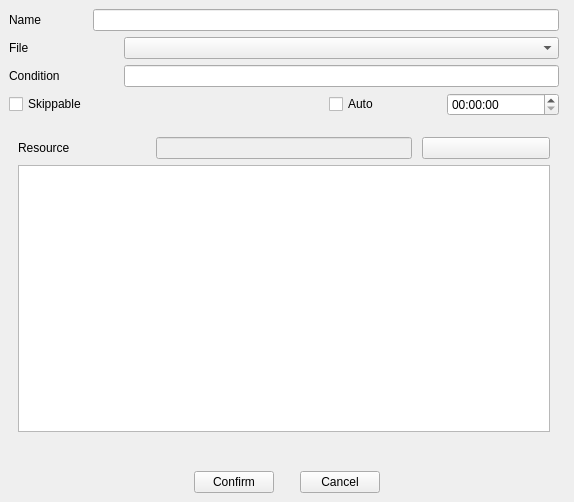
<?xml version="1.0" encoding="UTF-8"?>
<ui version="4.0">
 <class>CDialogPropertyEditor</class>
 <widget class="QWidget" name="CDialogPropertyEditor">
  <property name="geometry">
   <rect>
    <x>0</x>
    <y>0</y>
    <width>574</width>
    <height>502</height>
   </rect>
  </property>
  <property name="windowTitle">
   <string>Form</string>
  </property>
  <layout class="QGridLayout" name="gridLayout">
   <property name="leftMargin">
    <number>0</number>
   </property>
   <property name="topMargin">
    <number>0</number>
   </property>
   <property name="rightMargin">
    <number>0</number>
   </property>
   <property name="bottomMargin">
    <number>0</number>
   </property>
   <item row="2" column="0" colspan="2">
    <widget class="QWidget" name="widget_6" native="true">
     <layout class="QGridLayout" name="gridLayout_5">
      <item row="2" column="2">
       <spacer name="horizontalSpacer_3">
        <property name="orientation">
         <enum>Qt::Horizontal</enum>
        </property>
        <property name="sizeType">
         <enum>QSizePolicy::Fixed</enum>
        </property>
        <property name="sizeHint" stdset="0">
         <size>
          <width>20</width>
          <height>20</height>
         </size>
        </property>
       </spacer>
      </item>
      <item row="2" column="1">
       <widget class="QPushButton" name="pConfirmButton">
        <property name="text">
         <string>Confirm</string>
        </property>
       </widget>
      </item>
      <item row="2" column="0">
       <spacer name="horizontalSpacer_2">
        <property name="orientation">
         <enum>Qt::Horizontal</enum>
        </property>
        <property name="sizeHint" stdset="0">
         <size>
          <width>40</width>
          <height>20</height>
         </size>
        </property>
       </spacer>
      </item>
      <item row="2" column="5">
       <spacer name="horizontalSpacer">
        <property name="orientation">
         <enum>Qt::Horizontal</enum>
        </property>
        <property name="sizeHint" stdset="0">
         <size>
          <width>40</width>
          <height>20</height>
         </size>
        </property>
       </spacer>
      </item>
      <item row="2" column="3">
       <widget class="QPushButton" name="pCancelButton">
        <property name="text">
         <string>Cancel</string>
        </property>
       </widget>
      </item>
     </layout>
    </widget>
   </item>
   <item row="1" column="1">
    <widget class="QWidget" name="widget_4" native="true">
     <layout class="QGridLayout" name="gridLayout_7">
      <property name="leftMargin">
       <number>0</number>
      </property>
      <property name="topMargin">
       <number>0</number>
      </property>
      <property name="rightMargin">
       <number>0</number>
      </property>
      <property name="bottomMargin">
       <number>0</number>
      </property>
     </layout>
    </widget>
   </item>
   <item row="1" column="0">
    <widget class="QScrollArea" name="pScrollArea">
     <property name="frameShape">
      <enum>QFrame::NoFrame</enum>
     </property>
     <property name="frameShadow">
      <enum>QFrame::Plain</enum>
     </property>
     <property name="widgetResizable">
      <bool>true</bool>
     </property>
     <widget class="QWidget" name="scrollAreaWidgetContents">
      <property name="geometry">
       <rect>
        <x>0</x>
        <y>0</y>
        <width>568</width>
        <height>455</height>
       </rect>
      </property>
      <layout class="QGridLayout" name="gridLayout_8">
       <item row="3" column="0" colspan="5">
        <widget class="QWidget" name="pConditionContainer" native="true">
         <layout class="QGridLayout" name="gridLayout_3">
          <property name="leftMargin">
           <number>0</number>
          </property>
          <property name="topMargin">
           <number>0</number>
          </property>
          <property name="rightMargin">
           <number>0</number>
          </property>
          <property name="bottomMargin">
           <number>0</number>
          </property>
          <item row="0" column="0">
           <widget class="QLabel" name="label_3">
            <property name="sizePolicy">
             <sizepolicy hsizetype="Preferred" vsizetype="Preferred">
              <horstretch>1</horstretch>
              <verstretch>0</verstretch>
             </sizepolicy>
            </property>
            <property name="text">
             <string>Condition</string>
            </property>
           </widget>
          </item>
          <item row="0" column="1">
           <widget class="QLineEdit" name="pConditionLineEdit">
            <property name="sizePolicy">
             <sizepolicy hsizetype="Expanding" vsizetype="Fixed">
              <horstretch>4</horstretch>
              <verstretch>0</verstretch>
             </sizepolicy>
            </property>
           </widget>
          </item>
         </layout>
        </widget>
       </item>
       <item row="1" column="0">
        <widget class="QLabel" name="label">
         <property name="sizePolicy">
          <sizepolicy hsizetype="Preferred" vsizetype="Preferred">
           <horstretch>1</horstretch>
           <verstretch>0</verstretch>
          </sizepolicy>
         </property>
         <property name="text">
          <string>Name</string>
         </property>
        </widget>
       </item>
       <item row="4" column="0">
        <widget class="QCheckBox" name="pSkippableCheckBox">
         <property name="text">
          <string>Skippable</string>
         </property>
        </widget>
       </item>
       <item row="4" column="4">
        <widget class="QTimeEdit" name="pWaitTimeEdit"/>
       </item>
       <item row="6" column="0" colspan="5">
        <widget class="QWidget" name="pResourceContainer" native="true">
         <layout class="QGridLayout" name="gridLayout_4">
          <item row="1" column="0">
           <widget class="QTreeView" name="pResourceSelectTree">
            <property name="sizePolicy">
             <sizepolicy hsizetype="Preferred" vsizetype="Expanding">
              <horstretch>1</horstretch>
              <verstretch>0</verstretch>
             </sizepolicy>
            </property>
            <property name="alternatingRowColors">
             <bool>true</bool>
            </property>
            <property name="sortingEnabled">
             <bool>true</bool>
            </property>
            <property name="animated">
             <bool>true</bool>
            </property>
           </widget>
          </item>
          <item row="0" column="0">
           <widget class="QWidget" name="widget_5" native="true">
            <layout class="QGridLayout" name="gridLayout_6">
             <property name="leftMargin">
              <number>0</number>
             </property>
             <property name="topMargin">
              <number>0</number>
             </property>
             <property name="rightMargin">
              <number>0</number>
             </property>
             <property name="bottomMargin">
              <number>0</number>
             </property>
             <property name="spacing">
              <number>10</number>
             </property>
             <item row="0" column="1" colspan="2">
              <widget class="QLineEdit" name="pResourceLineEdit">
               <property name="enabled">
                <bool>false</bool>
               </property>
              </widget>
             </item>
             <item row="0" column="0">
              <widget class="QLabel" name="label_4">
               <property name="sizePolicy">
                <sizepolicy hsizetype="Preferred" vsizetype="Preferred">
                 <horstretch>0</horstretch>
                 <verstretch>0</verstretch>
                </sizepolicy>
               </property>
               <property name="text">
                <string>Resource</string>
               </property>
              </widget>
             </item>
             <item row="0" column="3">
              <widget class="QPushButton" name="CloseButton">
               <property name="toolTip">
                <string>Clear media selection</string>
               </property>
               <property name="text">
                <string/>
               </property>
              </widget>
             </item>
            </layout>
           </widget>
          </item>
          <item row="2" column="0">
           <widget class="CSearchWidget" name="pFilter" native="true"/>
          </item>
         </layout>
        </widget>
       </item>
       <item row="5" column="0" colspan="5">
        <widget class="CRichTextEdit" name="pTextEdit" native="true"/>
       </item>
       <item row="2" column="0" colspan="5">
        <widget class="QWidget" name="pFileContainer" native="true">
         <layout class="QGridLayout" name="gridLayout_2">
          <property name="leftMargin">
           <number>0</number>
          </property>
          <property name="topMargin">
           <number>0</number>
          </property>
          <property name="rightMargin">
           <number>0</number>
          </property>
          <property name="bottomMargin">
           <number>0</number>
          </property>
          <item row="1" column="0">
           <widget class="QLabel" name="label_2">
            <property name="sizePolicy">
             <sizepolicy hsizetype="Preferred" vsizetype="Preferred">
              <horstretch>1</horstretch>
              <verstretch>0</verstretch>
             </sizepolicy>
            </property>
            <property name="text">
             <string>File</string>
            </property>
           </widget>
          </item>
          <item row="1" column="1">
           <widget class="QComboBox" name="pFileComboBox">
            <property name="sizePolicy">
             <sizepolicy hsizetype="Preferred" vsizetype="Fixed">
              <horstretch>4</horstretch>
              <verstretch>0</verstretch>
             </sizepolicy>
            </property>
           </widget>
          </item>
         </layout>
        </widget>
       </item>
       <item row="1" column="1" colspan="4">
        <widget class="QLineEdit" name="pNameLineEdit">
         <property name="sizePolicy">
          <sizepolicy hsizetype="Expanding" vsizetype="Fixed">
           <horstretch>4</horstretch>
           <verstretch>0</verstretch>
          </sizepolicy>
         </property>
        </widget>
       </item>
       <item row="4" column="3">
        <widget class="QCheckBox" name="pAutoCheckBox">
         <property name="text">
          <string>Auto</string>
         </property>
        </widget>
       </item>
       <item row="4" column="1" colspan="2">
        <spacer name="horizontalSpacer_4">
         <property name="orientation">
          <enum>Qt::Horizontal</enum>
         </property>
         <property name="sizeHint" stdset="0">
          <size>
           <width>68</width>
           <height>20</height>
          </size>
         </property>
        </spacer>
       </item>
      </layout>
     </widget>
    </widget>
   </item>
  </layout>
 </widget>
 <customwidgets>
  <customwidget>
   <class>CSearchWidget</class>
   <extends>QWidget</extends>
   <header>Widgets/SearchWidget.h</header>
   <container>1</container>
  </customwidget>
  <customwidget>
   <class>CRichTextEdit</class>
   <extends>QWidget</extends>
   <header>Widgets/Editor/RichTextEdit.h</header>
   <container>1</container>
  </customwidget>
 </customwidgets>
 <resources/>
 <connections/>
</ui>
